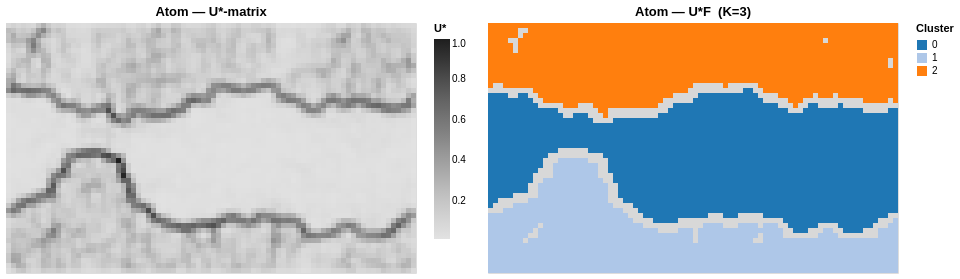

The cell this chart's notebook holds for it:
### Code cell
alt.hconcat(
    plot_grid_heatmap(clf_atom.ustar_, 'Atom — U*-matrix', scheme='greys', value_name='U*', cell_pixels=5.0),
    plot_cluster_map(clf_atom.labels_, title=f'Atom — U*F  (K={clf_atom.n_clusters_})', cell_pixels=5.0),
).resolve_scale(color='independent')

### Figure 1 — Vega-Lite specification as saved in the notebook (floating-point values rounded to 4 significant figures; data arrays with more than 128 entries replaced by an {"elided": "..."} marker saying what was removed)
{"config": {"view": {"continuousWidth": 300, "continuousHeight": 300}}, "hconcat": [{"data": {"name": "data-712c4aaa3ba5f8fafbd40fb1142d88ff"}, "mark": {"type": "rect"}, "encoding": {"color": {"field": "U*", "legend": {"title": "U*"}, "scale": {"scheme": "greys"}, "type": "quantitative"}, "tooltip": [{"field": "col", "type": "quantitative"}, {"field": "row", "type": "quantitative"}, {"field": "U*", "format": ".4f", "type": "quantitative"}], "x": {"axis": null, "field": "col", "sort": null, "type": "ordinal"}, "y": {"axis": null, "field": "row", "sort": "descending", "type": "ordinal"}}, "height": {"step": 5.0}, "title": "Atom — U*-matrix", "width": {"step": 5.0}}, {"layer": [{"mark": {"type": "rect"}, "encoding": {"color": {"value": "#d8d8d8"}, "x": {"axis": null, "field": "col", "sort": null, "type": "ordinal"}, "y": {"axis": null, "field": "row", "sort": "descending", "type": "ordinal"}}}, {"mark": {"type": "rect"}, "encoding": {"color": {"field": "cluster", "legend": {"title": "Cluster"}, "scale": {"scheme": "category20"}, "type": "nominal"}, "tooltip": [{"field": "col", "type": "quantitative"}, {"field": "row", "type": "quantitative"}, {"field": "cluster", "type": "quantitative"}], "x": {"axis": null, "field": "col", "sort": null, "type": "ordinal"}, "y": {"axis": null, "field": "row", "sort": "descending", "type": "ordinal"}}, "title": "Atom — U*F  (K=3)", "transform": [{"filter": "(datum.cluster >= 0)"}]}], "data": {"name": "data-9f84fb1553d3845349ce15963021b144"}, "height": {"step": 5.0}, "width": {"step": 5.0}}], "resolve": {"scale": {"color": "independent"}}, "$schema": "https://vega.github.io/schema/vega-lite/v6.4.1.json", "datasets": {"data-712c4aaa3ba5f8fafbd40fb1142d88ff": {"elided": "4100 records"}, "data-9f84fb1553d3845349ce15963021b144": {"elided": "4100 records"}}}
